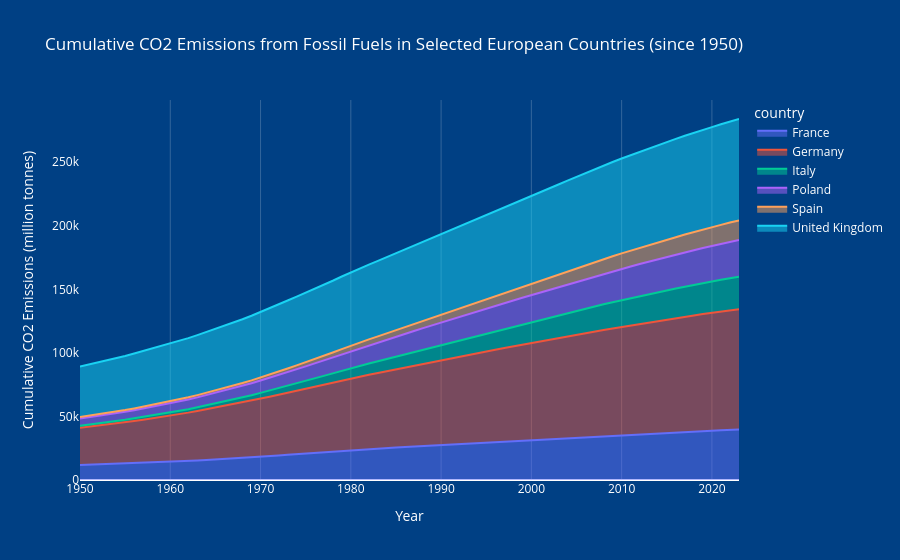

Notebook cell for this chart:
### Code cell
import pandas as pd
import plotly.express as px

# Load the dataset
owid_co2_data_df = pd.read_csv('owid-co2-data.csv')

# Define a list of European countries
european_countries = [
    'Austria', 'Belgium', 'Bulgaria', 'Croatia', 'Cyprus', 'Czechia', 'Denmark',
    'Estonia', 'Finland', 'France', 'Germany', 'Greece', 'Hungary', 'Ireland',
    'Italy', 'Latvia', 'Lithuania', 'Luxembourg', 'Malta', 'Netherlands',
    'Poland', 'Portugal', 'Romania', 'Slovakia', 'Slovenia', 'Spain', 'Sweden',
    'United Kingdom', 'Norway', 'Switzerland', 'Iceland'
]

# Select a few key countries for this cumulative view (to avoid clutter)
selected_countries_cumulative = ['Germany', 'United Kingdom', 'France', 'Italy', 'Spain', 'Poland']

# Filter for selected European countries and years from 1950 onwards
df_cumulative = owid_co2_data_df[
    (owid_co2_data_df['country'].isin(selected_countries_cumulative)) &
    (owid_co2_data_df['year'] >= 1950)
].copy()

# Select the 'cumulative_co2' column and ensure it's numeric
df_cumulative_filtered = df_cumulative[['country', 'year', 'cumulative_co2']].dropna()
df_cumulative_filtered['cumulative_co2'] = pd.to_numeric(df_cumulative_filtered['cumulative_co2'])

# Create the stacked area chart for cumulative CO2 emissions
# We use an area chart here to visually represent the accumulation over time
fig = px.area(df_cumulative_filtered,
              x="year",
              y="cumulative_co2",
              color="country",
              line_group="country", # Ensures distinct lines for each country
              hover_name="country",
              title="Cumulative CO2 Emissions from Fossil Fuels in Selected European Countries (since 1950)",
              labels={
                  "year": "Year",
                  "cumulative_co2": "Cumulative CO2 Emissions (million tonnes)"
              })

fig.update_layout(
    xaxis_title="Year",
    yaxis_title="Cumulative CO2 Emissions (million tonnes)",
    hovermode="x unified" # Shows all values for a given year on hover
)

fig.update_layout(
    paper_bgcolor='#004084',   # achtergrond rondom het volledige figuur
    plot_bgcolor='#004084'     # achtergrond achter de bars zelf
)

# Als je wilt dat de assen en gridlijnen beter contrasteren kun je ze ook wit maken:
fig.update_xaxes(showgrid=True, gridcolor='rgba(255,255,255,0.2)', zerolinecolor='white', color='white')
fig.update_yaxes(showgrid=False, color='white')

# En desgewenst ook de titel- en legend-teksten:
fig.update_layout(
    title_font_color='white',
    legend_font_color='white'
)
# Show the plot
fig.show()

### Figure 1 — Plotly figure (JSON) as saved in the notebook; plotly's stock layout.template omitted (floating-point values rounded to 4 significant figures)
{"data": [{"fillpattern": {"shape": ""}, "hovertemplate": "<b>%{hovertext}</b><br><br>country=France<br>Year=%{x}<br>Cumulative CO2 Emissions (million tonnes)=%{y}<extra></extra>", "hovertext": ["France", "France", "France", "France", "France", "France", "France", "France", "France", "France", "France", "France", "France", "France", "France", "France", "France", "France", "France", "France", "France", "France", "France", "France", "France", "France", "France", "France", "France", "France", "France", "France", "France", "France", "France", "France", "France", "France", "France", "France", "France", "France", "France", "France", "France", "France", "France", "France", "France", "France", "France", "France", "France", "France", "France", "France", "France", "France", "France", "France", "France", "France", "France", "France", "France", "France", "France", "France", "France", "France", "France", "France", "France", "France"], "legendgroup": "France", "line": {"color": "#636efa"}, "marker": {"symbol": "circle"}, "mode": "lines", "name": "France", "orientation": "v", "showlegend": true, "stackgroup": "1", "type": "scatter", "x": [1950, 1951, 1952, 1953, 1954, 1955, 1956, 1957, 1958, 1959, 1960, 1961, 1962, 1963, 1964, 1965, 1966, 1967, 1968, 1969, 1970, 1971, 1972, 1973, 1974, 1975, 1976, 1977, 1978, 1979, 1980, 1981, 1982, 1983, 1984, 1985, 1986, 1987, 1988, 1989, 1990, 1991, 1992, 1993, 1994, 1995, 1996, 1997, 1998, 1999, 2000, 2001, 2002, 2003, 2004, 2005, 2006, 2007, 2008, 2009, 2010, 2011, 2012, 2013, 2014, 2015, 2016, 2017, 2018, 2019, 2020, 2021, 2022, 2023], "xaxis": "x", "y": [11880.0, 12110.0, 12340.0, 12550.0, 12780.0, 13020.0, 13290.0, 13570.0, 13830.0, 14090.0, 14390.0, 14710.0, 15040.0, 15380.0, 15750.0, 16110.0, 16490.0, 16900.0, 17320.0, 17760.0, 18220.0, 18720.0, 19230.0, 19770.0, 20290.0, 20780.0, 21300.0, 21810.0, 22340.0, 22870.0, 23390.0, 23850.0, 24290.0, 24710.0, 25130.0, 25530.0, 25920.0, 26310.0, 26700.0, 27100.0, 27490.0, 27910.0, 28320.0, 28710.0, 29090.0, 29470.0, 29870.0, 30270.0, 30680.0, 31090.0, 31500.0, 31910.0, 32320.0, 32730.0, 33140.0, 33560.0, 33960.0, 34360.0, 34750.0, 35120.0, 35500.0, 35850.0, 36210.0, 36570.0, 36890.0, 37220.0, 37560.0, 37900.0, 38220.0, 38530.0, 38810.0, 39120.0, 39410.0, 39690.0], "yaxis": "y"}, {"fillpattern": {"shape": ""}, "hovertemplate": "<b>%{hovertext}</b><br><br>country=Germany<br>Year=%{x}<br>Cumulative CO2 Emissions (million tonnes)=%{y}<extra></extra>", "hovertext": ["Germany", "Germany", "Germany", "Germany", "Germany", "Germany", "Germany", "Germany", "Germany", "Germany", "Germany", "Germany", "Germany", "Germany", "Germany", "Germany", "Germany", "Germany", "Germany", "Germany", "Germany", "Germany", "Germany", "Germany", "Germany", "Germany", "Germany", "Germany", "Germany", "Germany", "Germany", "Germany", "Germany", "Germany", "Germany", "Germany", "Germany", "Germany", "Germany", "Germany", "Germany", "Germany", "Germany", "Germany", "Germany", "Germany", "Germany", "Germany", "Germany", "Germany", "Germany", "Germany", "Germany", "Germany", "Germany", "Germany", "Germany", "Germany", "Germany", "Germany", "Germany", "Germany", "Germany", "Germany", "Germany", "Germany", "Germany", "Germany", "Germany", "Germany", "Germany", "Germany", "Germany", "Germany"], "legendgroup": "Germany", "line": {"color": "#EF553B"}, "marker": {"symbol": "circle"}, "mode": "lines", "name": "Germany", "orientation": "v", "showlegend": true, "stackgroup": "1", "type": "scatter", "x": [1950, 1951, 1952, 1953, 1954, 1955, 1956, 1957, 1958, 1959, 1960, 1961, 1962, 1963, 1964, 1965, 1966, 1967, 1968, 1969, 1970, 1971, 1972, 1973, 1974, 1975, 1976, 1977, 1978, 1979, 1980, 1981, 1982, 1983, 1984, 1985, 1986, 1987, 1988, 1989, 1990, 1991, 1992, 1993, 1994, 1995, 1996, 1997, 1998, 1999, 2000, 2001, 2002, 2003, 2004, 2005, 2006, 2007, 2008, 2009, 2010, 2011, 2012, 2013, 2014, 2015, 2016, 2017, 2018, 2019, 2020, 2021, 2022, 2023], "xaxis": "x", "y": [29190.0, 29770.0, 30380.0, 31000.0, 31660.0, 32390.0, 33150.0, 33930.0, 34690.0, 35440.0, 36260.0, 37090.0, 37970.0, 38920.0, 39890.0, 40850.0, 41800.0, 42740.0, 43720.0, 44770.0, 45800.0, 46840.0, 47880.0, 48960.0, 50030.0, 51030.0, 52120.0, 53170.0, 54250.0, 55370.0, 56470.0, 57520.0, 58530.0, 59540.0, 60580.0, 61620.0, 62670.0, 63700.0, 64730.0, 65740.0, 66790.0, 67810.0, 68780.0, 69740.0, 70680.0, 71620.0, 72580.0, 73510.0, 74440.0, 75330.0, 76230.0, 77150.0, 78050.0, 78940.0, 79820.0, 80690.0, 81570.0, 82420.0, 83270.0, 84060.0, 84890.0, 85700.0, 86510.0, 87340.0, 88130.0, 88940.0, 89730.0, 90520.0, 91280.0, 91990.0, 92640.0, 93310.0, 93990.0, 94580.0], "yaxis": "y"}, {"fillpattern": {"shape": ""}, "hovertemplate": "<b>%{hovertext}</b><br><br>country=Italy<br>Year=%{x}<br>Cumulative CO2 Emissions (million tonnes)=%{y}<extra></extra>", "hovertext": ["Italy", "Italy", "Italy", "Italy", "Italy", "Italy", "Italy", "Italy", "Italy", "Italy", "Italy", "Italy", "Italy", "Italy", "Italy", "Italy", "Italy", "Italy", "Italy", "Italy", "Italy", "Italy", "Italy", "Italy", "Italy", "Italy", "Italy", "Italy", "Italy", "Italy", "Italy", "Italy", "Italy", "Italy", "Italy", "Italy", "Italy", "Italy", "Italy", "Italy", "Italy", "Italy", "Italy", "Italy", "Italy", "Italy", "Italy", "Italy", "Italy", "Italy", "Italy", "Italy", "Italy", "Italy", "Italy", "Italy", "Italy", "Italy", "Italy", "Italy", "Italy", "Italy", "Italy", "Italy", "Italy", "Italy", "Italy", "Italy", "Italy", "Italy", "Italy", "Italy", "Italy", "Italy"], "legendgroup": "Italy", "line": {"color": "#00cc96"}, "marker": {"symbol": "circle"}, "mode": "lines", "name": "Italy", "orientation": "v", "showlegend": true, "stackgroup": "1", "type": "scatter", "x": [1950, 1951, 1952, 1953, 1954, 1955, 1956, 1957, 1958, 1959, 1960, 1961, 1962, 1963, 1964, 1965, 1966, 1967, 1968, 1969, 1970, 1971, 1972, 1973, 1974, 1975, 1976, 1977, 1978, 1979, 1980, 1981, 1982, 1983, 1984, 1985, 1986, 1987, 1988, 1989, 1990, 1991, 1992, 1993, 1994, 1995, 1996, 1997, 1998, 1999, 2000, 2001, 2002, 2003, 2004, 2005, 2006, 2007, 2008, 2009, 2010, 2011, 2012, 2013, 2014, 2015, 2016, 2017, 2018, 2019, 2020, 2021, 2022, 2023], "xaxis": "x", "y": [1691.0, 1740.0, 1791.0, 1847.0, 1912.0, 1985.0, 2069.0, 2156.0, 2243.0, 2337.0, 2447.0, 2571.0, 2717.0, 2882.0, 3057.0, 3247.0, 3461.0, 3695.0, 3944.0, 4214.0, 4510.0, 4821.0, 5150.0, 5503.0, 5861.0, 6202.0, 6568.0, 6922.0, 7294.0, 7679.0, 8065.0, 8441.0, 8808.0, 9166.0, 9531.0, 9900.0, 10260.0, 10640.0, 11030.0, 11430.0, 11870.0, 12310.0, 12750.0, 13180.0, 13600.0, 14050.0, 14490.0, 14940.0, 15400.0, 15870.0, 16340.0, 16810.0, 17280.0, 17780.0, 18280.0, 18780.0, 19280.0, 19770.0, 20250.0, 20670.0, 21110.0, 21530.0, 21930.0, 22300.0, 22650.0, 23010.0, 23370.0, 23720.0, 24070.0, 24410.0, 24720.0, 25050.0, 25390.0, 25710.0], "yaxis": "y"}, {"fillpattern": {"shape": ""}, "hovertemplate": "<b>%{hovertext}</b><br><br>country=Poland<br>Year=%{x}<br>Cumulative CO2 Emissions (million tonnes)=%{y}<extra></extra>", "hovertext": ["Poland", "Poland", "Poland", "Poland", "Poland", "Poland", "Poland", "Poland", "Poland", "Poland", "Poland", "Poland", "Poland", "Poland", "Poland", "Poland", "Poland", "Poland", "Poland", "Poland", "Poland", "Poland", "Poland", "Poland", "Poland", "Poland", "Poland", "Poland", "Poland", "Poland", "Poland", "Poland", "Poland", "Poland", "Poland", "Poland", "Poland", "Poland", "Poland", "Poland", "Poland", "Poland", "Poland", "Poland", "Poland", "Poland", "Poland", "Poland", "Poland", "Poland", "Poland", "Poland", "Poland", "Poland", "Poland", "Poland", "Poland", "Poland", "Poland", "Poland", "Poland", "Poland", "Poland", "Poland", "Poland", "Poland", "Poland", "Poland", "Poland", "Poland", "Poland", "Poland", "Poland", "Poland"], "legendgroup": "Poland", "line": {"color": "#ab63fa"}, "marker": {"symbol": "circle"}, "mode": "lines", "name": "Poland", "orientation": "v", "showlegend": true, "stackgroup": "1", "type": "scatter", "x": [1950, 1951, 1952, 1953, 1954, 1955, 1956, 1957, 1958, 1959, 1960, 1961, 1962, 1963, 1964, 1965, 1966, 1967, 1968, 1969, 1970, 1971, 1972, 1973, 1974, 1975, 1976, 1977, 1978, 1979, 1980, 1981, 1982, 1983, 1984, 1985, 1986, 1987, 1988, 1989, 1990, 1991, 1992, 1993, 1994, 1995, 1996, 1997, 1998, 1999, 2000, 2001, 2002, 2003, 2004, 2005, 2006, 2007, 2008, 2009, 2010, 2011, 2012, 2013, 2014, 2015, 2016, 2017, 2018, 2019, 2020, 2021, 2022, 2023], "xaxis": "x", "y": [5566.0, 5689.0, 5817.0, 5956.0, 6103.0, 6258.0, 6424.0, 6603.0, 6779.0, 6969.0, 7169.0, 7376.0, 7592.0, 7823.0, 8066.0, 8313.0, 8566.0, 8825.0, 9101.0, 9394.0, 9698.0, 10010.0, 10340.0, 10680.0, 11020.0, 11400.0, 11800.0, 12210.0, 12640.0, 13090.0, 13550.0, 13960.0, 14380.0, 14800.0, 15230.0, 15680.0, 16130.0, 16590.0, 17040.0, 17460.0, 17840.0, 18210.0, 18570.0, 18940.0, 19300.0, 19660.0, 20040.0, 20410.0, 20740.0, 21070.0, 21390.0, 21710.0, 22010.0, 22330.0, 22650.0, 22980.0, 23310.0, 23650.0, 23980.0, 24290.0, 24630.0, 24960.0, 25290.0, 25610.0, 25920.0, 26233, 26560.0, 26890.0, 27230.0, 27550.0, 27850.0, 28180.0, 28500.0, 28780.0], "yaxis": "y"}, {"fillpattern": {"shape": ""}, "hovertemplate": "<b>%{hovertext}</b><br><br>country=Spain<br>Year=%{x}<br>Cumulative CO2 Emissions (million tonnes)=%{y}<extra></extra>", "hovertext": ["Spain", "Spain", "Spain", "Spain", "Spain", "Spain", "Spain", "Spain", "Spain", "Spain", "Spain", "Spain", "Spain", "Spain", "Spain", "Spain", "Spain", "Spain", "Spain", "Spain", "Spain", "Spain", "Spain", "Spain", "Spain", "Spain", "Spain", "Spain", "Spain", "Spain", "Spain", "Spain", "Spain", "Spain", "Spain", "Spain", "Spain", "Spain", "Spain", "Spain", "Spain", "Spain", "Spain", "Spain", "Spain", "Spain", "Spain", "Spain", "Spain", "Spain", "Spain", "Spain", "Spain", "Spain", "Spain", "Spain", "Spain", "Spain", "Spain", "Spain", "Spain", "Spain", "Spain", "Spain", "Spain", "Spain", "Spain", "Spain", "Spain", "Spain", "Spain", "Spain", "Spain", "Spain"], "legendgroup": "Spain", "line": {"color": "#FFA15A"}, "marker": {"symbol": "circle"}, "mode": "lines", "name": "Spain", "orientation": "v", "showlegend": true, "stackgroup": "1", "type": "scatter", "x": [1950, 1951, 1952, 1953, 1954, 1955, 1956, 1957, 1958, 1959, 1960, 1961, 1962, 1963, 1964, 1965, 1966, 1967, 1968, 1969, 1970, 1971, 1972, 1973, 1974, 1975, 1976, 1977, 1978, 1979, 1980, 1981, 1982, 1983, 1984, 1985, 1986, 1987, 1988, 1989, 1990, 1991, 1992, 1993, 1994, 1995, 1996, 1997, 1998, 1999, 2000, 2001, 2002, 2003, 2004, 2005, 2006, 2007, 2008, 2009, 2010, 2011, 2012, 2013, 2014, 2015, 2016, 2017, 2018, 2019, 2020, 2021, 2022, 2023], "xaxis": "x", "y": [1166.0, 1200.0, 1237.0, 1276.0, 1316.0, 1356.0, 1398.0, 1449.0, 1505.0, 1557.0, 1605.0, 1659.0, 1719.0, 1778.0, 1842.0, 1913.0, 1991.0, 2077.0, 2174.0, 2271.0, 2388.0, 2516.0, 2661.0, 2816.0, 2988.0, 3170.0, 3367.0, 3562.0, 3762.0, 3964.0, 4178.0, 4384.0, 4593.0, 4796.0, 4994.0, 5194.0, 5383.0, 5573.0, 5770.0, 5995.0, 6225.0, 6465.0, 6714.0, 6953.0, 7205.0, 7471.0, 7724.0, 7990.0, 8264.0, 8562.0, 8872.0, 9184.0, 9516.0, 9852.0, 10210.0, 10570.0, 10930.0, 11300.0, 11640.0, 11930.0, 12220.0, 12500.0, 12780.0, 13030.0, 13280.0, 13550.0, 13810.0, 14090.0, 14360.0, 14610.0, 14820.0, 15050.0, 15280.0, 15500.0], "yaxis": "y"}, {"fillpattern": {"shape": ""}, "hovertemplate": "<b>%{hovertext}</b><br><br>country=United Kingdom<br>Year=%{x}<br>Cumulative CO2 Emissions (million tonnes)=%{y}<extra></extra>", "hovertext": ["United Kingdom", "United Kingdom", "United Kingdom", "United Kingdom", "United Kingdom", "United Kingdom", "United Kingdom", "United Kingdom", "United Kingdom", "United Kingdom", "United Kingdom", "United Kingdom", "United Kingdom", "United Kingdom", "United Kingdom", "United Kingdom", "United Kingdom", "United Kingdom", "United Kingdom", "United Kingdom", "United Kingdom", "United Kingdom", "United Kingdom", "United Kingdom", "United Kingdom", "United Kingdom", "United Kingdom", "United Kingdom", "United Kingdom", "United Kingdom", "United Kingdom", "United Kingdom", "United Kingdom", "United Kingdom", "United Kingdom", "United Kingdom", "United Kingdom", "United Kingdom", "United Kingdom", "United Kingdom", "United Kingdom", "United Kingdom", "United Kingdom", "United Kingdom", "United Kingdom", "United Kingdom", "United Kingdom", "United Kingdom", "United Kingdom", "United Kingdom", "United Kingdom", "United Kingdom", "United Kingdom", "United Kingdom", "United Kingdom", "United Kingdom", "United Kingdom", "United Kingdom", "United Kingdom", "United Kingdom", "United Kingdom", "United Kingdom", "United Kingdom", "United Kingdom", "United Kingdom", "United Kingdom", "United Kingdom", "United Kingdom", "United Kingdom", "United Kingdom", "United Kingdom", "United Kingdom", "United Kingdom", "United Kingdom"], "legendgroup": "United Kingdom", "line": {"color": "#19d3f3"}, "marker": {"symbol": "circle"}, "mode": "lines", "name": "United Kingdom", "orientation": "v", "showlegend": true, "stackgroup": "1", "type": "scatter", "x": [1950, 1951, 1952, 1953, 1954, 1955, 1956, 1957, 1958, 1959, 1960, 1961, 1962, 1963, 1964, 1965, 1966, 1967, 1968, 1969, 1970, 1971, 1972, 1973, 1974, 1975, 1976, 1977, 1978, 1979, 1980, 1981, 1982, 1983, 1984, 1985, 1986, 1987, 1988, 1989, 1990, 1991, 1992, 1993, 1994, 1995, 1996, 1997, 1998, 1999, 2000, 2001, 2002, 2003, 2004, 2005, 2006, 2007, 2008, 2009, 2010, 2011, 2012, 2013, 2014, 2015, 2016, 2017, 2018, 2019, 2020, 2021, 2022, 2023], "xaxis": "x", "y": [39810.0, 40360.0, 40890.0, 41430.0, 41980.0, 42560.0, 43130.0, 43700.0, 44260.0, 44800.0, 45390.0, 45980.0, 46570.0, 47170.0, 47780.0, 48400.0, 49020.0, 49610.0, 50220.0, 50850.0, 51500.0, 52160.0, 52810.0, 53470.0, 54090.0, 54690.0, 55290.0, 55890.0, 56500.0, 57140.0, 57720.0, 58280.0, 58830.0, 59370.0, 59900.0, 60460.0, 61030.0, 61600.0, 62170.0, 62750.0, 63360.0, 63970.0, 64560.0, 65140.0, 65710.0, 66280.0, 66870.0, 67430.0, 68000.0, 68560.0, 69130.0, 69710.0, 70270.0, 70840.0, 71410.0, 71980.0, 72550.0, 73110.0, 73650.0, 74150.0, 74660.0, 75130.0, 75620.0, 76100.0, 76530.0, 76960.0, 77360.0, 77740.0, 78120.0, 78490.0, 78810.0, 79160.0, 79470.0, 79780.0], "yaxis": "y"}], "layout": {"hovermode": "x unified", "legend": {"font": {"color": "white"}, "title": {"text": "country"}, "tracegroupgap": 0}, "paper_bgcolor": "#004084", "plot_bgcolor": "#004084", "title": {"font": {"color": "white"}, "text": "Cumulative CO2 Emissions from Fossil Fuels in Selected European Countries (since 1950)"}, "xaxis": {"anchor": "y", "color": "white", "domain": [0, 1], "gridcolor": "rgba(255,255,255,0.2)", "showgrid": true, "title": {"text": "Year"}, "zerolinecolor": "white"}, "yaxis": {"anchor": "x", "color": "white", "domain": [0, 1], "showgrid": false, "title": {"text": "Cumulative CO2 Emissions (million tonnes)"}}}}
